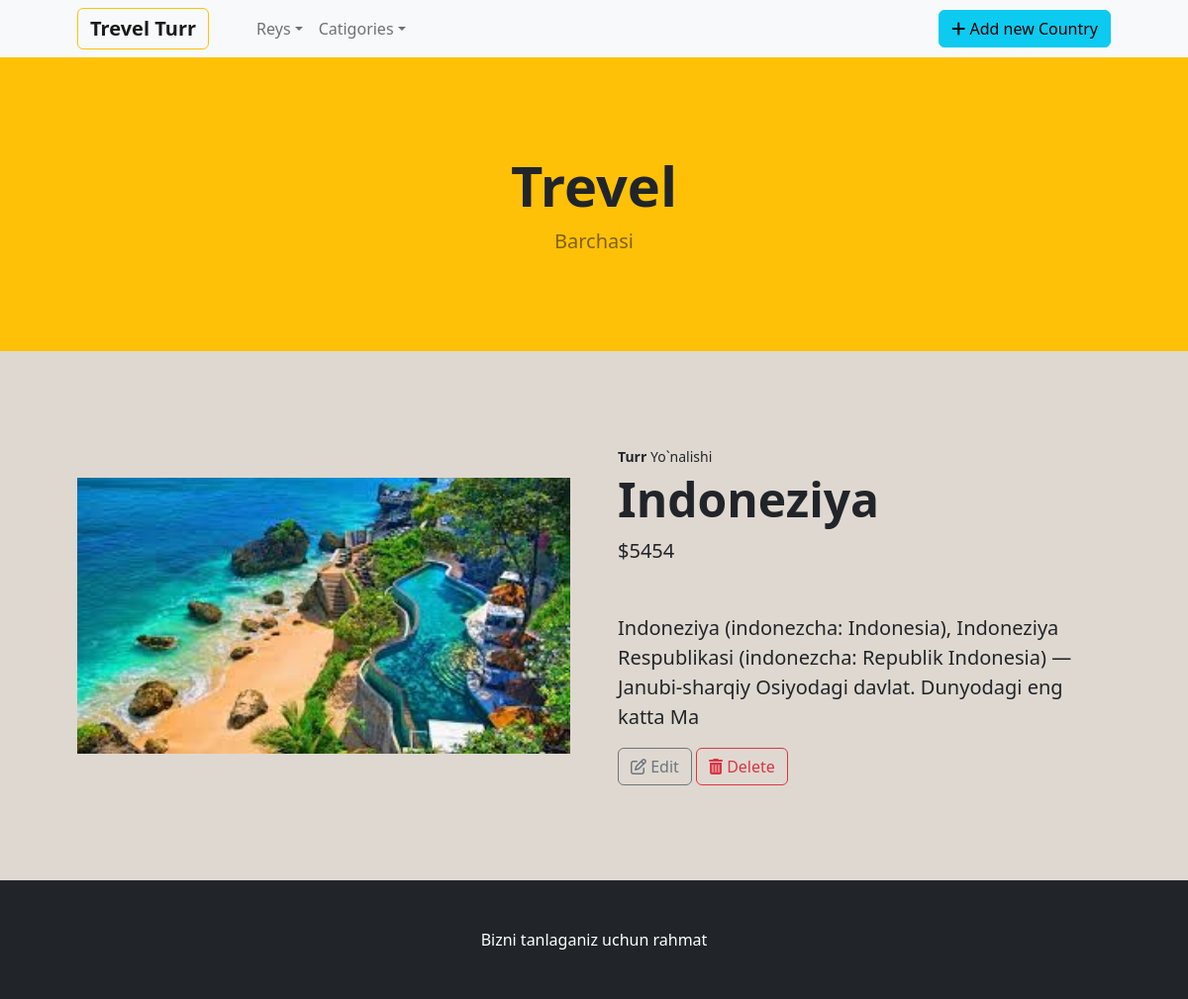
The app's page /batafsil/2/ with its own data.
### shop/models.py (models this page shows, shortened)
class Product(models.Model):
    name=models.CharField(max_length=100)
    price=models.PositiveIntegerField()
    category=models.ForeignKey(Category,on_delete=models.CASCADE,related_name='products' )
    product_date=models.DateField(auto_now_add=True)
    image=models.ImageField(upload_to='product_image/',null=True)
    about=models.CharField(max_length=1500,null=True)

### shop/views.py (the view)
# urls.py: path('batafsil/<int:id>/', batafsil, name="batafsil"),
def batafsil(request, id):
    product = get_object_or_404(Product, id=id)
    categorys = Category.objects.all()
    air = Air.objects.all()
    return render(request, 'batafsil.html', {"product": product, "cats": categorys, 'air':air})

### template/batafsil.html (shortened to what this page needs)
{% extends 'base.html' %}
{% block content %}
        <section class="py-5">
            <div class="container px-4 px-lg-5 my-5">
                <div class="row gx-4 gx-lg-5 align-items-center">
                    <div class="col-md-6"><img class="card-img-top mb-5 mb-md-0" src="{{product.image.url}}" alt="..." /></div>
                    <div class="col-md-6">
                        <div class="small mb-1"><b>Turr</b> Yo`nalishi</div>
                        <h1 class="display-5 fw-bolder">{{product.name}}</h1>
                        <div class="fs-5 mb-5">
                            <span>${{product.price}}</span>
                        </div>
                        <p class="lead">{{product.about}}</p>
                        <a href="{% url 'update_product' product.id %}" class="btn btn-outline-secondary">
                            <i class="fa-regular fa-pen-to-square"></i> Edit
                        </a>
                        <a href="{% url 'delete_product' product.id %}" class="btn btn-outline-danger">
                            <i class="fa-solid fa-trash-can"></i> Delete
                        </a>
                    </div>
                </div>
            </div>
        </section>
{% endblock content %}

### records on screen
Product: image (picture), name "Indoneziya", price "5454", about "Indoneziya (indonezcha: Indonesia), Indoneziya Respublikasi (indonezcha: Republik Indonesia) — Janubi-sharqiy Osiyodagi davlat. Dunyodagi eng katta Ma"
